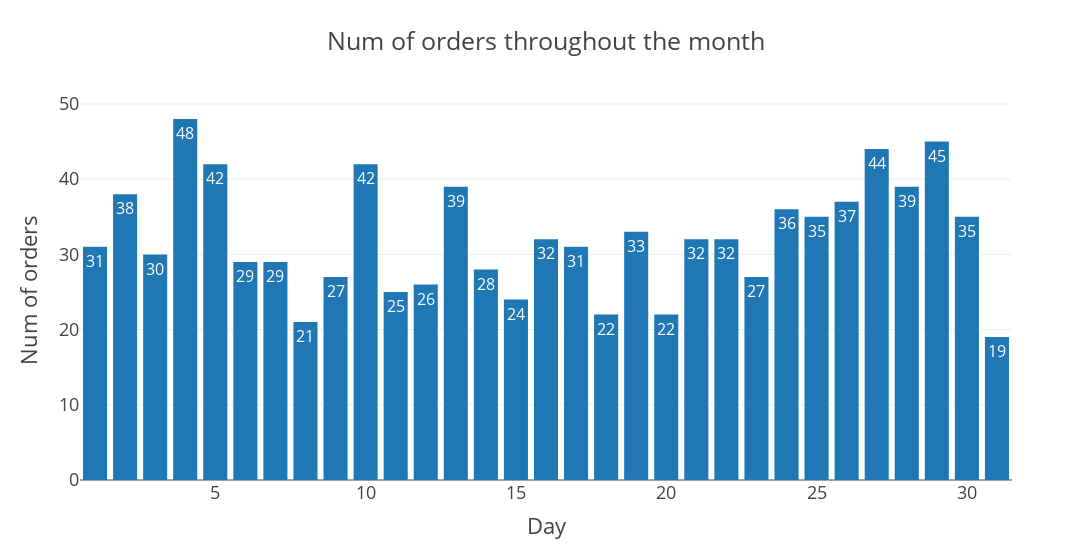

This figure's notebook cell:
### Code cell
dff=df.groupby("day")["OrderID"].count().reset_index(name="num_of_orders")
fig=px.bar(data_frame=dff,
          x="day",
          y="num_of_orders",
          title="Num of orders throughout the month",
          width=1400,
          text="num_of_orders",
          template="presentation",
          labels={"day":"Day","num_of_orders":"Num of orders"})
print(dff)
fig.show()

### Figure 1 — Plotly figure (JSON) as saved in the notebook; plotly's stock layout.template omitted (floating-point values rounded to 4 significant figures)
{"data": [{"alignmentgroup": "True", "hovertemplate": "Day=%{x}<br>Num of orders=%{text}<extra></extra>", "legendgroup": "", "marker": {"color": "#1F77B4", "pattern": {"shape": ""}}, "name": "", "offsetgroup": "", "orientation": "v", "showlegend": false, "text": [31, 38, 30, 48, 42, 29, 29, 21, 27, 42, 25, 26, 39, 28, 24, 32, 31, 22, 33, 22, 32, 32, 27, 36, 35, 37, 44, 39, 45, 35, 19], "textposition": "auto", "type": "bar", "x": [1, 2, 3, 4, 5, 6, 7, 8, 9, 10, 11, 12, 13, 14, 15, 16, 17, 18, 19, 20, 21, 22, 23, 24, 25, 26, 27, 28, 29, 30, 31], "xaxis": "x", "y": [31, 38, 30, 48, 42, 29, 29, 21, 27, 42, 25, 26, 39, 28, 24, 32, 31, 22, 33, 22, 32, 32, 27, 36, 35, 37, 44, 39, 45, 35, 19], "yaxis": "y"}], "layout": {"barmode": "relative", "legend": {"tracegroupgap": 0}, "title": {"text": "Num of orders throughout the month"}, "width": 1400, "xaxis": {"anchor": "y", "domain": [0, 1], "title": {"text": "Day"}}, "yaxis": {"anchor": "x", "domain": [0, 1], "title": {"text": "Num of orders"}}}}
